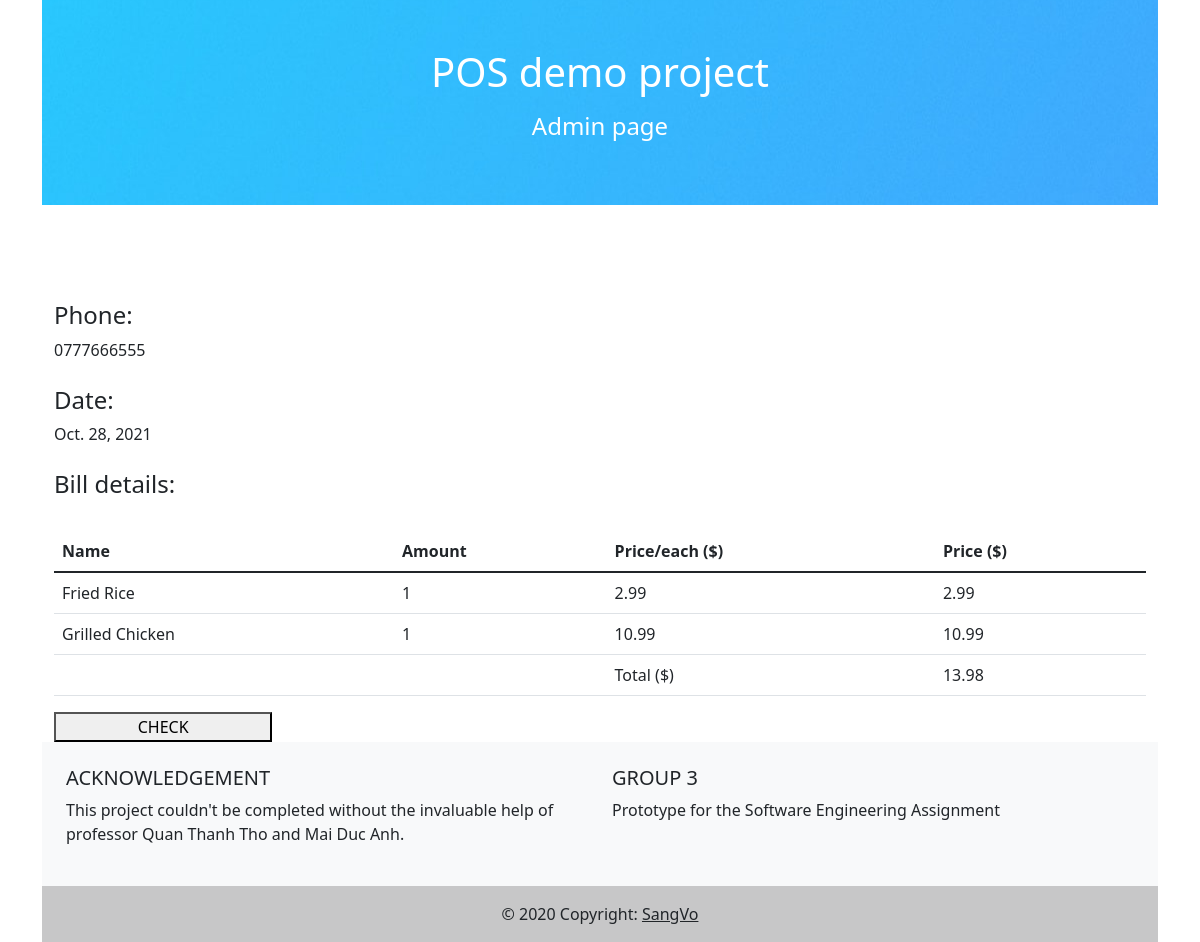
Page /manage_order_detail/28 (signed in) on the earlier database version.
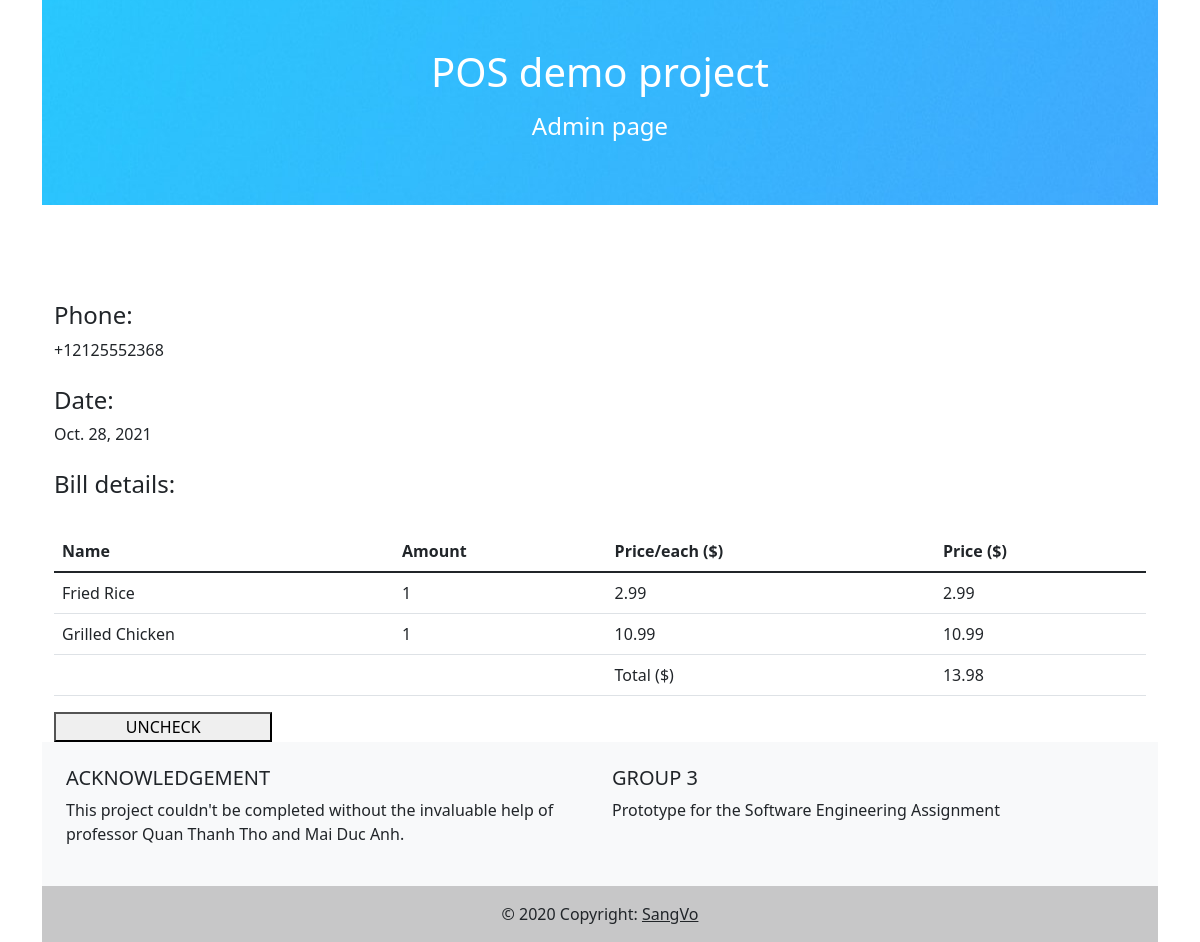
Same page on the later database version.
### restaurant_sys/models.py (models this page shows, shortened)
class bill_order(models.Model):
    bill_item=models.ManyToManyField(bill_item, null=True, blank=True)
    cus_phone= PhoneNumberField(unique = False, null = False, blank = False) # Here
    date=models.DateField(null=True,auto_now_add=True)
    finish=models.BooleanField(auto_created=False)
    price_total=models.DecimalField(max_digits=7,decimal_places=2,blank=True, null=True)

class dish(models.Model):
    name=models.CharField(unique=True, primary_key=True, max_length=50)
    image=models.FileField(blank=True, null=True, upload_to='photos')
    country=models.CharField(blank=True, null=True, choices=country_arr,max_length=50)
    type=models.CharField(choices=type_arr,max_length=50)
    price=models.DecimalField(max_digits=5,decimal_places=2,blank=True, null=True)

### restaurant_sys/views.py (the view)
# urls.py: path('manage_order_detail/<order_id>', views.manage_order_detail),
@login_required(login_url='/login')
def manage_order_detail(request,order_id):
    b=bill_order.objects.get(id=order_id)
    if request.method=="POST":
        b.finish= not b.finish
        b.save()
        return redirect('/manage_order')
    b_i=b.bill_item.all()
    b_i=[{
        'name':x.item_name.name,
        'price_each':float(x.item_name.price),
        'price': float(x.amount*x.item_name.price),
        'amount':x.amount,
    } for x in b_i ]
    print(b_i)
    return render(request,"manage_order_detail.html",{'b':b,'b_i':b_i,'back_url':BACKGROUND_URL})

### restaurant_sys/templates/manage_order_detail.html (shortened to what this page needs)
{% extends 'base.html' %}
{% block body %}
<header>
  <div
    class="p-5 text-center bg-image"
    style="
      background-position-y: center;
      height: auto;
      background-image:url({{back_url}})
    "
  >
    <div class="mask" style="">
      <div class="d-flex justify-content-center align-items-center h-100">
        <div class="text-white">
          <h1 class="mb-3">POS demo project</h1>
          <h4 class="mb-3">Admin page</h4>
        </div>
      </div>
    </div>
  </div>
</header>
<br><br><br><br>
<div class="container">
<h4>Phone: </h4>{{b.cus_phone}}<br><br>
<h4>Date: </h4> {{b.date}}<br><br>
<h4>Bill details: </h4><br>
<table class="table">
    <thead>
      <tr>
        <th scope="col">Name</th>
        <th scope="col">Amount</th>
        <th scope="col">Price/each ($)</th>
        <th scope="col">Price ($)</th>
      </tr>
    </thead>
    <tbody id="table_body">
      {% for dish in  b_i %}
      <tr>
        <td class="dishname">{{dish.name}}</td>
        <td> {{dish.amount}}</td>
        <td class="count-me" id="price_total_{{dish.name}}">{{dish.price_each}}</td>
        <td class="count-me" id="price_total_{{dish.name}}">{{dish.price}}</td>
      </tr>
      {% endfor %}
      <tr>
        <td></td>
        <td></td>
        <td>Total ($)</td>
        <td id="price_total">{{b.price_total}}</td>
      </tr>
    </tbody>
  </table>
  <form action="" method="POST">
    {% if b.finish %}
    <button style="width: 20%;" type="submit">UNCHECK</button>
    {%else%}
    <button style="width: 20%;" type="submit">CHECK</button>
    {% endif %}
  </form>
  </div>
{% endblock %}

### restaurant_sys/templates/base.html (shortened to what this page needs)
<!DOCTYPE html>
<html lang="en">
<head>
    <link href="https://cdn.jsdelivr.net/npm/bootstrap@5.1.1/dist/css/bootstrap.min.css" rel="stylesheet">
</head>
<body>
        <div class="container">
        {% block body %}{% endblock %}
        <footer class="bg-light text-center text-lg-start">
            <div class="container p-4">
              <div class="row">
                <div class="col-lg-6 col-md-12 mb-4 mb-md-0">
                  <h5 class="text-uppercase">Acknowledgement</h5>
                  <p>
                    This project couldn't be completed without the invaluable help of professor Quan Thanh Tho and Mai Duc Anh.
                  </p>
                </div>
                <div class="col-lg-6 col-md-12 mb-4 mb-md-0">
                  <h5 class="text-uppercase">Group 3</h5>
                  <p>
                    Prototype for the Software Engineering Assignment
                  </p>
                </div>
              </div>
            </div>
            <div class="text-center p-3" style="background-color: rgba(0, 0, 0, 0.2);">
              © 2020 Copyright:
              <a class="text-dark" href="https://mdbootstrap.com/">SangVo</a>
            </div>
          </footer>
        </div>
</body>
</html>

Differences in the rows shown:
changed bill_order: cus_phone "0777666555" → "+12125552368"; finish False → True (drawn)
Other differences:
text no longer shown: "CHECK"
text now shown: "UNCHECK"
